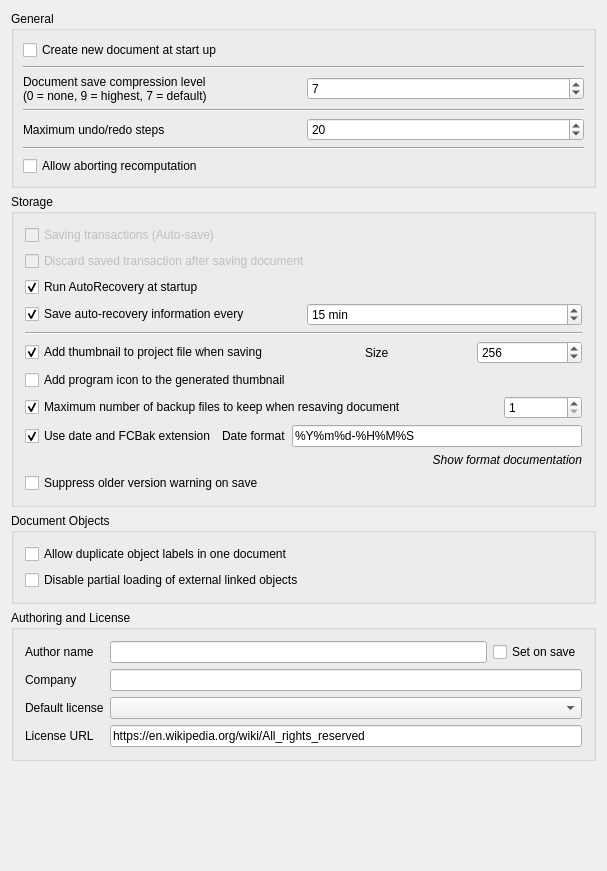
<?xml version="1.0" encoding="UTF-8"?>
<ui version="4.0">
 <class>Gui::Dialog::DlgSettingsDocument</class>
 <widget class="QWidget" name="Gui::Dialog::DlgSettingsDocument">
  <property name="geometry">
   <rect>
    <x>0</x>
    <y>0</y>
    <width>607</width>
    <height>871</height>
   </rect>
  </property>
  <property name="windowTitle">
   <string>Document</string>
  </property>
  <layout class="QGridLayout" name="gridLayout_3">
   <item row="0" column="0">
    <widget class="QGroupBox" name="GroupBox5">
     <property name="title">
      <string>General</string>
     </property>
     <layout class="QGridLayout" name="gridLayout_4">
      <property name="leftMargin">
       <number>9</number>
      </property>
      <property name="topMargin">
       <number>9</number>
      </property>
      <property name="rightMargin">
       <number>9</number>
      </property>
      <property name="bottomMargin">
       <number>9</number>
      </property>
      <property name="spacing">
       <number>6</number>
      </property>
      <item row="5" column="0">
       <widget class="Line" name="line">
        <property name="orientation">
         <enum>Qt::Orientation::Horizontal</enum>
        </property>
       </widget>
      </item>
      <item row="4" column="0">
       <layout class="QHBoxLayout">
        <property name="spacing">
         <number>6</number>
        </property>
        <property name="leftMargin">
         <number>0</number>
        </property>
        <property name="topMargin">
         <number>0</number>
        </property>
        <property name="rightMargin">
         <number>0</number>
        </property>
        <property name="bottomMargin">
         <number>0</number>
        </property>
        <item>
         <widget class="QLabel" name="textLabel1_2">
          <property name="text">
           <string>Maximum undo/redo steps</string>
          </property>
         </widget>
        </item>
        <item>
         <widget class="Gui::PrefSpinBox" name="prefUndoRedoSize">
          <property name="toolTip">
           <string>How many undo/redo steps should be recorded</string>
          </property>
          <property name="value">
           <number>20</number>
          </property>
          <property name="prefEntry" stdset="0">
           <cstring>MaxUndoSize</cstring>
          </property>
          <property name="prefPath" stdset="0">
           <cstring>Document</cstring>
          </property>
         </widget>
        </item>
       </layout>
      </item>
      <item row="1" column="0">
       <widget class="Line" name="line1">
        <property name="frameShape">
         <enum>QFrame::Shape::HLine</enum>
        </property>
        <property name="frameShadow">
         <enum>QFrame::Shadow::Sunken</enum>
        </property>
        <property name="orientation">
         <enum>Qt::Orientation::Horizontal</enum>
        </property>
       </widget>
      </item>
      <item row="6" column="0">
       <widget class="Gui::PrefCheckBox" name="prefCanAbortRecompute">
        <property name="toolTip">
         <string>Allow user aborting document recomputation by pressing Esc.
This feature may slightly increase recomputation time.</string>
        </property>
        <property name="text">
         <string>Allow aborting recomputation</string>
        </property>
        <property name="prefEntry" stdset="0">
         <cstring>CanAbortRecompute</cstring>
        </property>
        <property name="prefPath" stdset="0">
         <cstring>Document</cstring>
        </property>
       </widget>
      </item>
      <item row="3" column="0">
       <widget class="Line" name="line1_2">
        <property name="frameShape">
         <enum>QFrame::Shape::HLine</enum>
        </property>
        <property name="frameShadow">
         <enum>QFrame::Shadow::Sunken</enum>
        </property>
        <property name="orientation">
         <enum>Qt::Orientation::Horizontal</enum>
        </property>
       </widget>
      </item>
      <item row="0" column="0">
       <widget class="Gui::PrefCheckBox" name="prefCheckNewDoc">
        <property name="toolTip">
         <string>The application will create a new document when started</string>
        </property>
        <property name="text">
         <string>Create new document at start up</string>
        </property>
        <property name="checked">
         <bool>false</bool>
        </property>
        <property name="prefEntry" stdset="0">
         <cstring>CreateNewDoc</cstring>
        </property>
        <property name="prefPath" stdset="0">
         <cstring>Document</cstring>
        </property>
       </widget>
      </item>
      <item row="2" column="0">
       <layout class="QHBoxLayout">
        <property name="spacing">
         <number>6</number>
        </property>
        <property name="leftMargin">
         <number>0</number>
        </property>
        <property name="topMargin">
         <number>0</number>
        </property>
        <property name="rightMargin">
         <number>0</number>
        </property>
        <property name="bottomMargin">
         <number>0</number>
        </property>
        <item>
         <widget class="QLabel" name="textLabel1">
          <property name="text">
           <string>Document save compression level
(0 = none, 9 = highest, 7 = default)</string>
          </property>
         </widget>
        </item>
        <item>
         <widget class="Gui::PrefSpinBox" name="prefCompression">
          <property name="toolTip">
           <string>Compression level for FCStd files</string>
          </property>
          <property name="value">
           <number>7</number>
          </property>
          <property name="prefEntry" stdset="0">
           <cstring>CompressionLevel</cstring>
          </property>
          <property name="prefPath" stdset="0">
           <cstring>Document</cstring>
          </property>
         </widget>
        </item>
       </layout>
      </item>
     </layout>
    </widget>
   </item>
   <item row="1" column="0">
    <widget class="QGroupBox" name="groupBox">
     <property name="title">
      <string>Storage</string>
     </property>
     <layout class="QGridLayout" name="gridLayout_2">
      <item row="9" column="0">
       <widget class="QLabel" name="FormatTimeDocsLabel">
        <property name="font">
         <font>
          <italic>true</italic>
         </font>
        </property>
        <property name="text">
         <string>Show format documentation</string>
        </property>
        <property name="alignment">
         <set>Qt::AlignmentFlag::AlignRight|Qt::AlignmentFlag::AlignTrailing|Qt::AlignmentFlag::AlignVCenter</set>
        </property>
        <property name="openExternalLinks">
         <bool>true</bool>
        </property>
       </widget>
      </item>
      <item row="1" column="0">
       <widget class="Gui::PrefCheckBox" name="prefDiscardTransaction">
        <property name="enabled">
         <bool>false</bool>
        </property>
        <property name="text">
         <string>Discard saved transaction after saving document</string>
        </property>
        <property name="prefEntry" stdset="0">
         <cstring>TransactionsDiscard</cstring>
        </property>
        <property name="prefPath" stdset="0">
         <cstring>Document</cstring>
        </property>
       </widget>
      </item>
      <item row="4" column="0">
       <widget class="Line" name="line1_2_3">
        <property name="frameShape">
         <enum>QFrame::Shape::HLine</enum>
        </property>
        <property name="frameShadow">
         <enum>QFrame::Shadow::Sunken</enum>
        </property>
        <property name="orientation">
         <enum>Qt::Orientation::Horizontal</enum>
        </property>
       </widget>
      </item>
      <item row="5" column="0">
       <layout class="QHBoxLayout" name="horizontalLayout_3">
        <property name="leftMargin">
         <number>0</number>
        </property>
        <property name="topMargin">
         <number>0</number>
        </property>
        <item>
         <widget class="Gui::PrefCheckBox" name="prefSaveThumbnail">
          <property name="toolTip">
           <string>A thumbnail will be stored when document is saved</string>
          </property>
          <property name="text">
           <string>Add thumbnail to project file when saving</string>
          </property>
          <property name="checked">
           <bool>true</bool>
          </property>
          <property name="prefEntry" stdset="0">
           <cstring>SaveThumbnail</cstring>
          </property>
          <property name="prefPath" stdset="0">
           <cstring>Document</cstring>
          </property>
         </widget>
        </item>
        <item>
         <spacer>
          <property name="orientation">
           <enum>Qt::Orientation::Horizontal</enum>
          </property>
          <property name="sizeType">
           <enum>QSizePolicy::Policy::Maximum</enum>
          </property>
          <property name="sizeHint" stdset="0">
           <size>
            <width>91</width>
            <height>20</height>
           </size>
          </property>
         </spacer>
        </item>
        <item>
         <widget class="QLabel" name="label_6">
          <property name="text">
           <string>Size</string>
          </property>
         </widget>
        </item>
        <item>
         <widget class="Gui::PrefSpinBox" name="prefThumbnailSize">
          <property name="toolTip">
           <string>Sets the size of the thumbnail that is stored in the document.
Common sizes are 128, 256 and 512.</string>
          </property>
          <property name="minimum">
           <number>64</number>
          </property>
          <property name="maximum">
           <number>512</number>
          </property>
          <property name="value">
           <number>256</number>
          </property>
          <property name="prefEntry" stdset="0">
           <cstring>ThumbnailSize</cstring>
          </property>
          <property name="prefPath" stdset="0">
           <cstring>Document</cstring>
          </property>
         </widget>
        </item>
       </layout>
      </item>
      <item row="7" column="0">
       <layout class="QHBoxLayout">
        <property name="spacing">
         <number>6</number>
        </property>
        <property name="leftMargin">
         <number>0</number>
        </property>
        <property name="topMargin">
         <number>0</number>
        </property>
        <property name="rightMargin">
         <number>0</number>
        </property>
        <property name="bottomMargin">
         <number>0</number>
        </property>
        <item>
         <widget class="Gui::PrefCheckBox" name="prefSaveBackupFiles">
          <property name="toolTip">
           <string>How many backup files will be kept when saving document</string>
          </property>
          <property name="text">
           <string>Maximum number of backup files to keep when resaving document</string>
          </property>
          <property name="checked">
           <bool>true</bool>
          </property>
          <property name="prefEntry" stdset="0">
           <cstring>CreateBackupFiles</cstring>
          </property>
          <property name="prefPath" stdset="0">
           <cstring>Document</cstring>
          </property>
         </widget>
        </item>
        <item>
         <spacer>
          <property name="orientation">
           <enum>Qt::Orientation::Horizontal</enum>
          </property>
          <property name="sizeType">
           <enum>QSizePolicy::Policy::Maximum</enum>
          </property>
          <property name="sizeHint" stdset="0">
           <size>
            <width>91</width>
            <height>20</height>
           </size>
          </property>
         </spacer>
        </item>
        <item>
         <widget class="Gui::PrefSpinBox" name="prefCountBackupFiles">
          <property name="minimum">
           <number>1</number>
          </property>
          <property name="prefEntry" stdset="0">
           <cstring>CountBackupFiles</cstring>
          </property>
          <property name="prefPath" stdset="0">
           <cstring>Document</cstring>
          </property>
         </widget>
        </item>
       </layout>
      </item>
      <item row="2" column="0">
       <widget class="Gui::PrefCheckBox" name="prefRecovery">
        <property name="toolTip">
         <string>If there is a recovery file available, the application will
automatically run a file recovery when it is started</string>
        </property>
        <property name="text">
         <string>Run AutoRecovery at startup</string>
        </property>
        <property name="checked">
         <bool>true</bool>
        </property>
        <property name="prefEntry" stdset="0">
         <cstring>RecoveryEnabled</cstring>
        </property>
        <property name="prefPath" stdset="0">
         <cstring>Document</cstring>
        </property>
       </widget>
      </item>
      <item row="0" column="0">
       <widget class="Gui::PrefCheckBox" name="prefSaveTransaction">
        <property name="enabled">
         <bool>false</bool>
        </property>
        <property name="text">
         <string>Saving transactions (Auto-save)</string>
        </property>
        <property name="prefEntry" stdset="0">
         <cstring>SaveTransactions</cstring>
        </property>
        <property name="prefPath" stdset="0">
         <cstring>Document</cstring>
        </property>
       </widget>
      </item>
      <item row="6" column="0">
       <widget class="Gui::PrefCheckBox" name="prefAddLogo">
        <property name="toolTip">
         <string>The program icon will be added to the thumbnail</string>
        </property>
        <property name="text">
         <string>Add program icon to the generated thumbnail</string>
        </property>
        <property name="checked">
         <bool>false</bool>
        </property>
        <property name="prefEntry" stdset="0">
         <cstring>AddThumbnailLogo</cstring>
        </property>
        <property name="prefPath" stdset="0">
         <cstring>Document</cstring>
        </property>
       </widget>
      </item>
      <item row="3" column="0">
       <layout class="QHBoxLayout" name="horizontalLayout">
        <item>
         <widget class="Gui::PrefCheckBox" name="prefAutoSaveEnabled">
          <property name="toolTip">
           <string>How often a recovery file is written</string>
          </property>
          <property name="text">
           <string>Save auto-recovery information every</string>
          </property>
          <property name="checked">
           <bool>true</bool>
          </property>
          <property name="prefEntry" stdset="0">
           <cstring>AutoSaveEnabled</cstring>
          </property>
          <property name="prefPath" stdset="0">
           <cstring>Document</cstring>
          </property>
         </widget>
        </item>
        <item>
         <widget class="Gui::PrefSpinBox" name="prefAutoSaveTimeout">
          <property name="suffix">
           <string notr="true"> min</string>
          </property>
          <property name="minimum">
           <number>1</number>
          </property>
          <property name="maximum">
           <number>60</number>
          </property>
          <property name="value">
           <number>15</number>
          </property>
          <property name="prefEntry" stdset="0">
           <cstring>AutoSaveTimeout</cstring>
          </property>
          <property name="prefPath" stdset="0">
           <cstring>Document</cstring>
          </property>
         </widget>
        </item>
       </layout>
      </item>
      <item row="8" column="0">
       <layout class="QHBoxLayout">
        <property name="spacing">
         <number>6</number>
        </property>
        <property name="leftMargin">
         <number>0</number>
        </property>
        <property name="topMargin">
         <number>0</number>
        </property>
        <property name="rightMargin">
         <number>0</number>
        </property>
        <property name="bottomMargin">
         <number>0</number>
        </property>
        <item>
         <widget class="Gui::PrefCheckBox" name="prefSaveBackupExtension">
          <property name="toolTip">
           <string>Backup files will get extension '.FCbak' and file names
get date suffix according to the specified format</string>
          </property>
          <property name="text">
           <string>Use date and FCBak extension</string>
          </property>
          <property name="checked">
           <bool>true</bool>
          </property>
          <property name="prefEntry" stdset="0">
           <cstring>UseFCBakExtension</cstring>
          </property>
          <property name="prefPath" stdset="0">
           <cstring>Document</cstring>
          </property>
         </widget>
        </item>
        <item>
         <widget class="QLabel" name="label_5">
          <property name="text">
           <string>Date format</string>
          </property>
         </widget>
        </item>
        <item>
         <widget class="Gui::PrefLineEdit" name="prefSaveBackupDateFormat">
          <property name="text">
           <string notr="true">%Y%m%d-%H%M%S</string>
          </property>
          <property name="prefEntry" stdset="0">
           <cstring>SaveBackupDateFormat</cstring>
          </property>
          <property name="prefPath" stdset="0">
           <cstring>Document</cstring>
          </property>
         </widget>
        </item>
       </layout>
      </item>
      <item row="10" column="0">
       <widget class="Gui::PrefCheckBox" name="prefDisableVersionCheckOnSave">
        <property name="toolTip">
         <string>Suppresses the version mismatch warning when saving files created with an older FreeCAD version</string>
        </property>
        <property name="text">
         <string>Suppress older version warning on save</string>
        </property>
        <property name="checked">
         <bool>false</bool>
        </property>
        <property name="prefEntry" stdset="0">
         <cstring>DisableVersionCheckOnSave</cstring>
        </property>
        <property name="prefPath" stdset="0">
         <cstring>Document</cstring>
        </property>
       </widget>
      </item>
     </layout>
    </widget>
   </item>
   <item row="2" column="0">
    <widget class="QGroupBox" name="groupBox_2">
     <property name="title">
      <string>Document Objects</string>
     </property>
     <layout class="QGridLayout" name="gridLayout">
      <item row="0" column="0">
       <widget class="Gui::PrefCheckBox" name="prefDuplicateLabel">
        <property name="toolTip">
         <string>Allow objects to have same label</string>
        </property>
        <property name="text">
         <string>Allow duplicate object labels in one document</string>
        </property>
        <property name="prefEntry" stdset="0">
         <cstring>DuplicateLabels</cstring>
        </property>
        <property name="prefPath" stdset="0">
         <cstring>Document</cstring>
        </property>
       </widget>
      </item>
      <item row="1" column="0">
       <widget class="Gui::PrefCheckBox" name="prefPartialLoading">
        <property name="toolTip">
         <string>Disable partial loading of external linked documents.
Then only referenced objects and their dependencies will be loaded
when a linked document is auto-opened together with the main document.
A partially loaded document cannot be edited. Double click the document
icon in the tree view to fully reload it.</string>
        </property>
        <property name="text">
         <string>Disable partial loading of external linked objects</string>
        </property>
        <property name="prefEntry" stdset="0">
         <cstring>NoPartialLoading</cstring>
        </property>
        <property name="prefPath" stdset="0">
         <cstring>Document</cstring>
        </property>
       </widget>
      </item>
     </layout>
    </widget>
   </item>
   <item row="3" column="0">
    <widget class="QGroupBox" name="groupBox_3">
     <property name="title">
      <string>Authoring and License</string>
     </property>
     <layout class="QGridLayout" name="gridLayout_5">
      <item row="0" column="0">
       <widget class="QLabel" name="label_3">
        <property name="text">
         <string>Author name</string>
        </property>
       </widget>
      </item>
      <item row="0" column="1">
       <widget class="Gui::PrefLineEdit" name="prefAuthor">
        <property name="toolTip">
         <string>All documents that will be created will get the specified author name.
Keep blank for anonymous.
You can also use the form: John Doe &lt;john@doe.com&gt;</string>
        </property>
        <property name="prefEntry" stdset="0">
         <cstring>prefAuthor</cstring>
        </property>
        <property name="prefPath" stdset="0">
         <cstring>Document</cstring>
        </property>
       </widget>
      </item>
      <item row="0" column="2">
       <widget class="Gui::PrefCheckBox" name="prefSetAuthorOnSave">
        <property name="toolTip">
         <string>The field 'Last modified by' will be set to specified author when saving the file</string>
        </property>
        <property name="text">
         <string>Set on save</string>
        </property>
        <property name="prefEntry" stdset="0">
         <cstring>prefSetAuthorOnSave</cstring>
        </property>
        <property name="prefPath" stdset="0">
         <cstring>Document</cstring>
        </property>
       </widget>
      </item>
      <item row="1" column="0">
       <widget class="QLabel" name="label_4">
        <property name="text">
         <string>Company</string>
        </property>
       </widget>
      </item>
      <item row="1" column="1" colspan="2">
       <widget class="Gui::PrefLineEdit" name="prefCompany">
        <property name="toolTip">
         <string>Default company name to use for new files</string>
        </property>
        <property name="prefEntry" stdset="0">
         <cstring>prefCompany</cstring>
        </property>
        <property name="prefPath" stdset="0">
         <cstring>Document</cstring>
        </property>
       </widget>
      </item>
      <item row="2" column="0">
       <widget class="QLabel" name="label">
        <property name="text">
         <string>Default license</string>
        </property>
       </widget>
      </item>
      <item row="2" column="1" colspan="2">
       <widget class="Gui::PrefComboBox" name="prefLicenseType">
        <property name="enabled">
         <bool>true</bool>
        </property>
        <property name="toolTip">
         <string>Default license for new documents</string>
        </property>
        <property name="editable">
         <bool>false</bool>
        </property>
        <property name="prefEntry" stdset="0">
         <cstring>prefLicenseType</cstring>
        </property>
        <property name="prefPath" stdset="0">
         <cstring>Document</cstring>
        </property>
       </widget>
      </item>
      <item row="3" column="0">
       <widget class="QLabel" name="label_2">
        <property name="text">
         <string>License URL</string>
        </property>
       </widget>
      </item>
      <item row="3" column="1" colspan="2">
       <widget class="Gui::PrefLineEdit" name="prefLicenseUrl">
        <property name="toolTip">
         <string>URL describing more about the license</string>
        </property>
        <property name="text">
         <string notr="true">https://en.wikipedia.org/wiki/All_rights_reserved</string>
        </property>
        <property name="readOnly">
         <bool>false</bool>
        </property>
        <property name="prefEntry" stdset="0">
         <cstring>prefLicenseUrl</cstring>
        </property>
        <property name="prefPath" stdset="0">
         <cstring>Document</cstring>
        </property>
       </widget>
      </item>
     </layout>
    </widget>
   </item>
   <item row="4" column="0">
    <spacer>
     <property name="orientation">
      <enum>Qt::Orientation::Vertical</enum>
     </property>
     <property name="sizeHint" stdset="0">
      <size>
       <width>429</width>
       <height>37</height>
      </size>
     </property>
    </spacer>
   </item>
  </layout>
 </widget>
 <layoutdefault spacing="6" margin="11"/>
 <customwidgets>
  <customwidget>
   <class>Gui::PrefSpinBox</class>
   <extends>QSpinBox</extends>
   <header>Gui/PrefWidgets.h</header>
  </customwidget>
  <customwidget>
   <class>Gui::PrefCheckBox</class>
   <extends>QCheckBox</extends>
   <header>Gui/PrefWidgets.h</header>
  </customwidget>
  <customwidget>
   <class>Gui::PrefComboBox</class>
   <extends>QComboBox</extends>
   <header>Gui/PrefWidgets.h</header>
  </customwidget>
  <customwidget>
   <class>Gui::PrefLineEdit</class>
   <extends>QLineEdit</extends>
   <header>Gui/PrefWidgets.h</header>
  </customwidget>
 </customwidgets>
 <resources/>
 <connections>
  <connection>
   <sender>prefSaveBackupFiles</sender>
   <signal>toggled(bool)</signal>
   <receiver>prefCountBackupFiles</receiver>
   <slot>setEnabled(bool)</slot>
   <hints>
    <hint type="sourcelabel">
     <x>150</x>
     <y>525</y>
    </hint>
    <hint type="destinationlabel">
     <x>584</x>
     <y>527</y>
    </hint>
   </hints>
  </connection>
  <connection>
   <sender>prefAutoSaveEnabled</sender>
   <signal>toggled(bool)</signal>
   <receiver>prefAutoSaveTimeout</receiver>
   <slot>setEnabled(bool)</slot>
   <hints>
    <hint type="sourcelabel">
     <x>218</x>
     <y>385</y>
    </hint>
    <hint type="destinationlabel">
     <x>582</x>
     <y>387</y>
    </hint>
   </hints>
  </connection>
  <connection>
   <sender>prefSaveBackupFiles</sender>
   <signal>toggled(bool)</signal>
   <receiver>prefSaveBackupExtension</receiver>
   <slot>setEnabled(bool)</slot>
   <hints>
    <hint type="sourcelabel">
     <x>280</x>
     <y>525</y>
    </hint>
    <hint type="destinationlabel">
     <x>204</x>
     <y>559</y>
    </hint>
   </hints>
  </connection>
  <connection>
   <sender>prefSaveBackupFiles</sender>
   <signal>toggled(bool)</signal>
   <receiver>prefSaveBackupDateFormat</receiver>
   <slot>setEnabled(bool)</slot>
   <hints>
    <hint type="sourcelabel">
     <x>326</x>
     <y>525</y>
    </hint>
    <hint type="destinationlabel">
     <x>584</x>
     <y>560</y>
    </hint>
   </hints>
  </connection>
  <connection>
   <sender>prefSaveThumbnail</sender>
   <signal>toggled(bool)</signal>
   <receiver>prefThumbnailSize</receiver>
   <slot>setEnabled(bool)</slot>
   <hints>
    <hint type="sourcelabel">
     <x>313</x>
     <y>412</y>
    </hint>
    <hint type="destinationlabel">
     <x>398</x>
     <y>452</y>
    </hint>
   </hints>
  </connection>
 </connections>
</ui>
